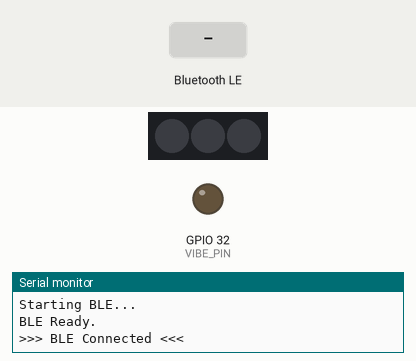
Recording of a sketch running on a simulated ESP32. Shown: 3 RGB LEDs in strip order, left to right, output pins drawn as LEDs (lit = HIGH), the last lines printed to the serial monitor. Dashed ring = blinking. The test bench sets the inputs (shaded band). Nothing arrives over Bluetooth unless stated; a phone connects over Bluetooth LE 3 s after start.

Above: at 3.6 s.
3.7 s: Bluetooth LE write "a" received
At 4.1 s:
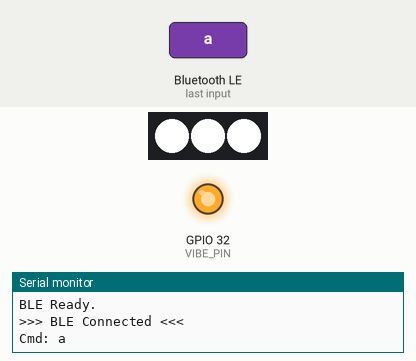
6.7 s: Bluetooth LE write "1" received
At 7.45 s:
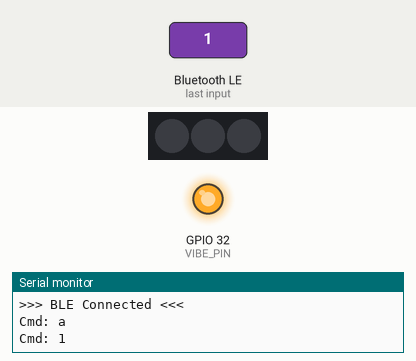
8.2 s: Bluetooth LE write "b" received
At 8.35 s:
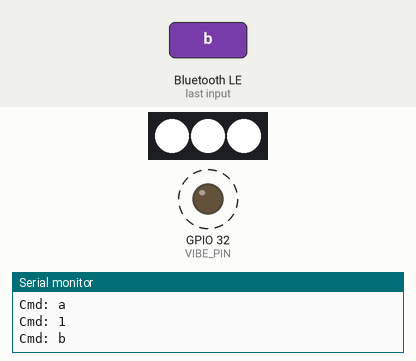
Timing chart, 0 to 11.2 s (numbered marks = the images above; inputs shaded):
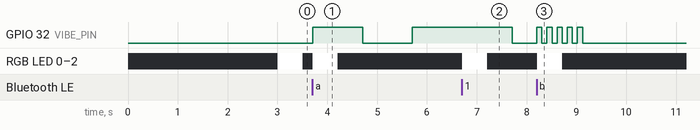

Measured:
- after the input at 3.7 s, GPIO 32 (VIBE_PIN): LOW → HIGH at once, → LOW 1.0 s later, → HIGH 1.0 s later; RGB LED 0–2: off → RGB(255, 255, 255) at once, → off 0.50 s later
- after the input at 6.7 s, GPIO 32 (VIBE_PIN): HIGH → LOW after 1.0 s instead of 0.01 s; RGB LED 0–2: off → RGB(255, 255, 255) at once, → off 0.50 s later
- after the input at 8.2 s, RGB LED 0–2: off → RGB(255, 255, 255) at once, → off 0.51 s later

The sketch:

esp32_ble.ino
```cpp
#include <Arduino.h>
#include <BLEDevice.h>
#include <BLEServer.h>
#include <BLEUtils.h>
#include <FastLED.h>

#define SERVICE_UUID "4fafc201-1fb5-459e-8fcc-c5c9c331914b"
#define CHARACTERISTIC_UUID "beb5483e-36e1-4688-b7f5-ea07361b26a8"

#define LED_PIN 25
#define NUM_LEDS 3
#define VIBE_PIN 32

bool deviceConnected = false;
CRGB leds[NUM_LEDS];

// --- Vibration State Machine ---
struct VibeStep {
  int duration;  // ms
  int intensity; // 0 or >0
};

// Patterns
VibeStep patternA[] = {{1000, 255}, {1000, 0}, {1000, 255}, {1000, 0}};
VibeStep patternB[] = {
    {100, 255}, {100, 0}, {100, 255}, {100, 0},
    {100, 255}, {100, 0}, {100, 255}, {100, 0},
    {100, 255}, {100, 0}};

struct VibeState {
  bool active;
  const VibeStep *currentPattern;
  size_t patternLength;
  size_t currentStepIndex;
  unsigned long stepStartTime;
} vibeState = {false, NULL, 0, 0, 0};

// --- LED State Machine ---
enum LedMode {
  LED_STATIC,
  LED_BREATHING,
  LED_BLINKING,
  LED_FLASH_ACK
};

struct LedState {
  LedMode mode;
  CRGB targetColor;
  CRGB previousColor; // For restoring after flash
  unsigned long flashStartTime;
  unsigned long breathStartTime;
} ledState = {LED_STATIC, CRGB::Black, CRGB::Black, 0, 0};


void setVibeIntensity(bool on) { digitalWrite(VIBE_PIN, on ? HIGH : LOW); }

void startVibration(const VibeStep *pattern, size_t length) {
  vibeState.active = true;
  vibeState.currentPattern = pattern;
  vibeState.patternLength = length;
  vibeState.currentStepIndex = 0;
  vibeState.stepStartTime = millis();

  // Execute first step immediately
  setVibeIntensity(pattern[0].intensity > 0);
}

void stopVibration() {
  vibeState.active = false;
  setVibeIntensity(false);
}

void updateVibration() {
  if (!vibeState.active) return;

  unsigned long now = millis();
  const VibeStep *step = &vibeState.currentPattern[vibeState.currentStepIndex];

  if (now - vibeState.stepStartTime >= step->duration) {
    // Move to next step
    vibeState.currentStepIndex++;
    if (vibeState.currentStepIndex >= vibeState.patternLength) {
      stopVibration();
    } else {
      vibeState.stepStartTime = now;
      const VibeStep *nextStep = &vibeState.currentPattern[vibeState.currentStepIndex];
      setVibeIntensity(nextStep->intensity > 0);
    }
  }
}

void setLedStatic(CRGB color) {
  ledState.mode = LED_STATIC;
  ledState.targetColor = color;
  fill_solid(leds, NUM_LEDS, color);
  FastLED.show();
}

void setLedBreathing(CRGB color) {
  ledState.mode = LED_BREATHING;
  ledState.targetColor = color;
  ledState.breathStartTime = millis();
}

void setLedBlinking(CRGB color) {
  ledState.mode = LED_BLINKING;
  ledState.targetColor = color;
}

void triggerFlashAck() {
  // Only flash if not already flashing to avoid weirdness, or overwrite
  if (ledState.mode != LED_FLASH_ACK) {
    ledState.previousColor = (ledState.mode == LED_STATIC) ? ledState.targetColor : ledState.targetColor;
    // If breathing, previousColor is the base color.
  }
  ledState.mode = LED_FLASH_ACK;
  ledState.flashStartTime = millis();
  fill_solid(leds, NUM_LEDS, CRGB::White);
  FastLED.show();
}

void updateLed() {
  unsigned long now = millis();

  // Reset brightness to max for non-breathing modes
  if (ledState.mode != LED_BREATHING) {
    FastLED.setBrightness(255);
  }

  if (ledState.mode == LED_FLASH_ACK) {
    if (now - ledState.flashStartTime > 500) { // 500ms flash
      // Restore previous
      if (ledState.previousColor == CRGB::Black) {
         setLedStatic(CRGB::Black);
      } else {
         setLedStatic(ledState.targetColor);
      }
    }
  } else if (ledState.mode == LED_BREATHING) {
    // 5s period = 5000ms. 12 BPM.
    // Use global brightness for smoother effect
    uint8_t brightness = beatsin8(12, 50, 255);
    FastLED.setBrightness(brightness);
    fill_solid(leds, NUM_LEDS, ledState.targetColor);
    FastLED.show();
  } else if (ledState.mode == LED_BLINKING) {
    // Rapid blinking: 250ms ON, 250ms OFF (2Hz)
    bool on = (now / 250) % 2 == 0;
    if (on) {
      fill_solid(leds, NUM_LEDS, ledState.targetColor);
    } else {
      fill_solid(leds, NUM_LEDS, CRGB::Black);
    }
    FastLED.show();
  }
}

class MyServerCallbacks : public BLEServerCallbacks {
  void onConnect(BLEServer *pServer) {
    deviceConnected = true;
    Serial.println(">>> BLE Connected <<<");
    triggerFlashAck();
  };

  void onDisconnect(BLEServer *pServer) {
    deviceConnected = false;
    Serial.println(">>> BLE Disconnected <<<");
    setLedStatic(CRGB::Black);
    pServer->startAdvertising();
  }
};

class MyCallbacks : public BLECharacteristicCallbacks {
  void onWrite(BLECharacteristic *pCharacteristic) {
    String value = pCharacteristic->getValue();
    if (value.length() == 0) return;

    String cmd = value;
    cmd.trim();
    if (cmd.length() == 0) return;
    cmd.toLowerCase();

    Serial.print("Cmd: ");
    Serial.println(cmd);

    bool handled = false;

    // Vibration Commands
    if (cmd == "a" || cmd == "1") {
      startVibration(patternA, sizeof(patternA) / sizeof(patternA[0]));
      handled = true;
    } else if (cmd == "b" || cmd == "2") {
      startVibration(patternB, sizeof(patternB) / sizeof(patternB[0]));
      handled = true;
    } else if (cmd == "vib_on") {
      setVibeIntensity(true);
      handled = true;
    } else if (cmd == "vib_off") {
      stopVibration();
      handled = true;
    }

    // LED Commands
    // Format: "color r,g,b" or "breath r,g,b"
    if (cmd.startsWith("color ")) {
      int r, g, b;
      if (sscanf(cmd.c_str(), "color %d,%d,%d", &r, &g, &b) == 3) {
        setLedStatic(CRGB(r, g, b));
        handled = true;
      }
    } else if (cmd.startsWith("breath ")) {
      int r, g, b;
      if (sscanf(cmd.c_str(), "breath %d,%d,%d", &r, &g, &b) == 3) {
        setLedBreathing(CRGB(r, g, b));
        handled = true;
      }
    } else if (cmd.startsWith("blink ")) {
      int r, g, b;
      if (sscanf(cmd.c_str(), "blink %d,%d,%d", &r, &g, &b) == 3) {
        setLedBlinking(CRGB(r, g, b));
        handled = true;
      }
    } else if (cmd == "red") {
      setLedStatic(CRGB::Red); handled = true;
    } else if (cmd == "green") {
      setLedStatic(CRGB::Green); handled = true;
    } else if (cmd == "blue") {
      setLedStatic(CRGB::Blue); handled = true;
    } else if (cmd == "white") {
      setLedStatic(CRGB::White); handled = true;
    } else if (cmd == "off") {
      setLedStatic(CRGB::Black); handled = true;
    }

    if (!handled) {
      Serial.println("Unknown Cmd");
    }

    // Optional: Flash ACK on every command?
    // Maybe annoying for breathing updates. Let's only flash on connect or specific events.
    // Or just flash for vibration commands?
    // The previous code flashed on every write.
    // Let's keep it but maybe skip if breathing?
    // User didn't specify, but "FlashAck" interrupts breathing.
    // Let's disable FlashAck for "breath" commands to keep it smooth.
    if (!cmd.startsWith("breath")) {
       triggerFlashAck();
    }
  }
};

void setup() {
  Serial.begin(115200);

  FastLED.addLeds<NEOPIXEL, LED_PIN>(leds, NUM_LEDS);
  FastLED.clear(true);
  setLedStatic(CRGB::Black);

  pinMode(VIBE_PIN, OUTPUT);
  setVibeIntensity(false);

  Serial.println("Starting BLE...");

  BLEDevice::init("X-Block_Band");
  BLEServer *pServer = BLEDevice::createServer();
  pServer->setCallbacks(new MyServerCallbacks());
  BLEService *pService = pServer->createService(SERVICE_UUID);
  BLECharacteristic *pCharacteristic = pService->createCharacteristic(
      CHARACTERISTIC_UUID, BLECharacteristic::PROPERTY_READ |
                               BLECharacteristic::PROPERTY_WRITE |
                               BLECharacteristic::PROPERTY_NOTIFY);
  pCharacteristic->setCallbacks(new MyCallbacks());
  pService->start();

  BLEAdvertising *pAdvertising = BLEDevice::getAdvertising();
  pAdvertising->addServiceUUID(SERVICE_UUID);
  pAdvertising->setScanResponse(true);
  pAdvertising->setMinPreferred(0x06);
  pAdvertising->setMinPreferred(0x12);
  BLEDevice::startAdvertising();

  Serial.println("BLE Ready.");
}

void loop() {
  updateVibration();
  updateLed();
  delay(5); // Small delay to prevent CPU hogging
}
```
